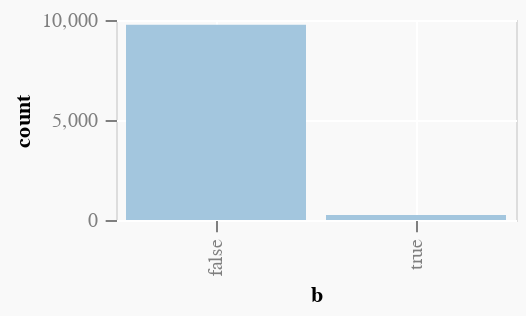

Write notebook code for a chart like this one.
### Code cell
vlShow $ plot (200, 100) (L [barPlot "b"]) (Cols [("b", VL.Booleans $ (take (a-b) $ Prelude.repeat True) <> (take (b) $ Prelude.repeat False))])

### Figure 1 — Vega-Lite specification as saved in the notebook (floating-point values rounded to 4 significant figures; data arrays with more than 128 entries replaced by an {"elided": "..."} marker saying what was removed)
{"height": 100, "data": {"values": {"elided": "10001 records"}}, "$schema": "https://vega.github.io/schema/vega-lite/v4.json", "config": {"axis": {"domain": false, "tickSize": 5.67, "gridColor": "#FFFFFF", "labelColor": "#7F7F7F", "labelPadding": 4, "grid": true, "tickColor": "#7F7F7F"}}, "width": 200, "layer": [{"encoding": {"y": {"aggregate": "count", "type": "quantitative", "field": "binnedData", "axis": {"title": "count"}}, "x": {"type": "nominal", "field": "b"}}, "mark": {"color": "#a3c6de", "opacity": 1, "type": "bar"}}], "background": "#f9f9f9", "description": "Plot"}
